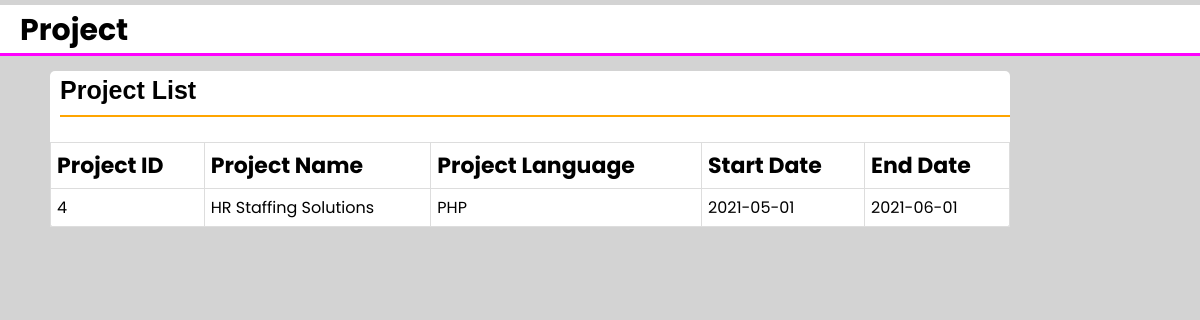
Page /project/emp_pro.php on the committed database.
### tables this page shows
CREATE TABLE `pro_new` (
  `pro_id` mediumint(9) NOT NULL,
  `pro_name` varchar(50) NOT NULL,
  `pro_lang` text NOT NULL,
  `pro_start` date NOT NULL,
  `pro_end` date NOT NULL
);

### project/emp_pro.php (the view, shortened to what this page needs)
<!DOCTYPE html>
<html lang="en" dir="ltr">
<head>
	<link rel="stylesheet" href="style.css">
	<link rel="stylesheet" href="https://cdnjs.cloudflare.com/ajax/libs/font-awesome/5.12.0-2/css/all.min.css">
</head>
<body style="background-color: lightgray;">
	<div class="head">
		<p>Project</p>
	</div>
	<div class="box2" style=" margin-left: 50px; width:80%">
			<p style="border-bottom: 2px solid orange;">Project List</p><br>
			<table aria-label="">
			<thead>
				<tr>
					<th>Project ID</th>
					<th>Project Name</th>
					<th>Project Language</th>
					<th>Start Date</th>
					<th>End Date</th>
				</tr>
			</thead>
			<tbody>
		<?php
			 include "../dbcon.php";
					$sql = "SELECT * from pro_new";
					$res = mysqli_query($conn, $sql) or die("Query Unsuccessful");
			if(mysqli_num_rows($res) > 0)
			{
				while($row = mysqli_fetch_assoc($res))
				{
				?>
					<tr>
						<td><?php echo $row['pro_id']; ?></td>
						<td><?php echo $row['pro_name']; ?></td>
						<td><?php echo $row['pro_lang']; ?></td>
						<td><?php echo $row['pro_start']; ?></td>
						<td><?php echo $row['pro_end']; ?></td>
					</tr>
				<?php } ?>
			</tbody>
		</table>
		<?php }
			else
			{
				echo "No records found";
			}
		?>
		</div>
<br><br><br><br>
</body>
</html>

### project/style.css (style rules this page uses)
* { margin: 0; padding: 0; font-family: 'Poppins', sans-serif; }
.head p { margin-top: 5px; background-color: white; padding: 5px; padding-top: 3px; padding-bottom: 10px; padding-left: 20px; width: 99%; height: 35px; font-size: 30px; font-weight: bold; border-bottom: 3px solid magenta; }
.box2 { background-color: white; width: 98%; height: 100%; margin-left: 10px; margin-top: 15px; border-radius: 5px; }
.box2 p { padding-top: 5px; padding-bottom: 10px; margin-left: 10px; margin-top: 5px; font-family: Arial; font-size: 25px; font-weight: 550; }

### project/emp_pro.php (style rules this page uses)
table { font-family: arial, sans-serif; border-collapse: collapse; width: 100%; }
th { font-size: 22px; }
td, th { border: 1px solid #dddddd; text-align: left; padding: 6px; }

### rows in the picture
pro_new: pro_id "4", pro_name "HR Staffing Solutions", pro_lang "PHP", pro_start "2021-05-01", pro_end "2021-06-01"
